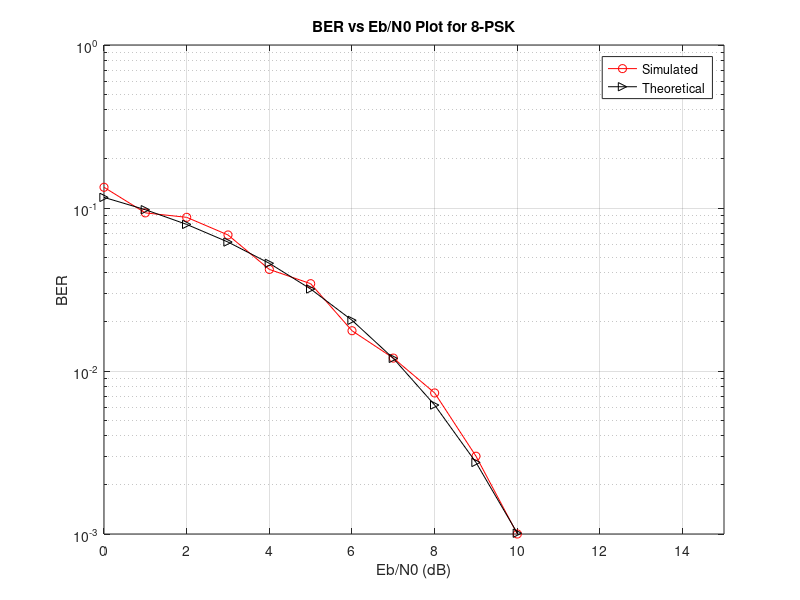

Write MATLAB code to recreate this figure.
clc;
clear all; close all;
pkg load communications
N = 3000; % Number of bits to be transmitted using *-PSK
% Too large value may slow down the program 
x = randi([0,1],1,N); % Random input bits generation 
M = 8; % Number of Symbols in 8-PSK
% Symbol Generation 
yy = [];
for i=1:3:length(x)
   if x(i)==0 && x(i+1)==0 & x(i+2)==0 
      y = cosd(0)+1j*sind(0);

   elseif x(i)==0 && x(i+1)==0 & x(i+2)==1 
      y = cosd(45)+1j*sind(45);
   elseif x(i)==0 && x(i+1)==1 & x(i+2)==1 
      y = cosd(90)+1j*sind(90);
   elseif x(i)==0 && x(i+1)==1 & x(i+2)==0 
      y = cosd(135)+1j*sind(135);
   elseif x(i)==1 && x(i+1)==1 & x(i+2)==0 
      y = cosd(180)+1j*sind(180);
   elseif x(i)==1 && x(i+1)==1 & x(i+2)==1 
      y = cosd(225)+1j*sind(225);
   elseif x(i)==1 && x(i+1)==0 & x(i+2)==1 
      y = cosd(270)+1j*sind(270);
   elseif x(i)==1 && x(i+1)==0 & x(i+2)==0 
      y = cosd(315)+1j*sind(315);
   endif
% Transmitted Symbols 
yy = [yy y];
endfor

% Detection based on euclidean distance 
ber_simulated = [];
ber_theoretical = [];
ref_symbols = [cosd(0)+1j*sind(0), cosd(45)+1j*sind(45), cosd(90)+1j*sind(90), cosd(135)+1j*sind(135), cosd(180)+1j*sind(180) cosd(225)+1j*sind(225) cosd(270)+1j*sind(270) cosd(315)+1j*sind(315)];
for EbN0db = 0:15
  EbN0 = 10^(EbN0db/10);
  n = (1/sqrt(2))*[randn(1,length(yy)) + 1j*randn(1,length(yy))];
  sigma = sqrt(1/((log2(M))*EbN0)); % Symbol energy is normalized to Unity
  r = yy + sigma*n;
% Calculation of Euclidian Distances of received symbols from reference symobols 
     min_dist_index = [];
     for i=1:length(r) 
        Dist = [];
        for k=1:length(ref_symbols)
           dist=sqrt((real(r(i))-real(ref_symbols(k)))^2 +(imag(r(i))-imag(ref_symbols(k)))^2); 
           Dist = [Dist dist];
        endfor
        min_dist_index = [min_dist_index find(Dist==min(Dist))]; 
     endfor

      % Estimation of Bits 
      x_estimated = []; 
      for i=1:length(r)
         if ref_symbols(min_dist_index(i))== cosd(0)+1j*sind(0);
             x_estimated = [x_estimated 0 0 0];
         elseif ref_symbols(min_dist_index(i))== cosd(45)+1j*sind(45);
             x_estimated = [x_estimated 0 0 1];
         elseif ref_symbols(min_dist_index(i))== cosd(90)+1j*sind(90);
             x_estimated = [x_estimated 0 1 1];
         elseif ref_symbols(min_dist_index(i))== cosd(135)+1j*sind(135);
             x_estimated = [x_estimated 0 1 0];
         elseif ref_symbols(min_dist_index(i))== cosd(180)+1j*sind(180);
             x_estimated = [x_estimated 1 1 0];
         elseif ref_symbols(min_dist_index(i))== cosd(225)+1j*sind(225);
             x_estimated = [x_estimated 1 1 1];
         elseif ref_symbols(min_dist_index(i))== cosd(270)+1j*sind(270);
             x_estimated = [x_estimated 1 0 1];
         elseif ref_symbols(min_dist_index(i))== cosd(315)+1j*sind(315);
             x_estimated = [x_estimated 1 0 0]; 
         endif
      endfor
% BER Computation
      ber_simulated =[ber_simulated sum(x~=x_estimated)/N];
      ber_theoretical = [ber_theoretical (1/log2(M))*erfc(sqrt(3*EbN0)*sind(180/M))];
endfor
EbN0db = 0:15;

% BER Plotting
semilogy(EbN0db, ber_simulated, 'ro-', EbN0db, ber_theoretical, 'k>-'); 
title('BER vs Eb/N0 Plot for 8-PSK');
xlabel('Eb/N0 (dB)');
ylabel('BER');
grid on;
legend('Simulated', 'Theoretical');
axis([0 15 10^-3 10^0]);
